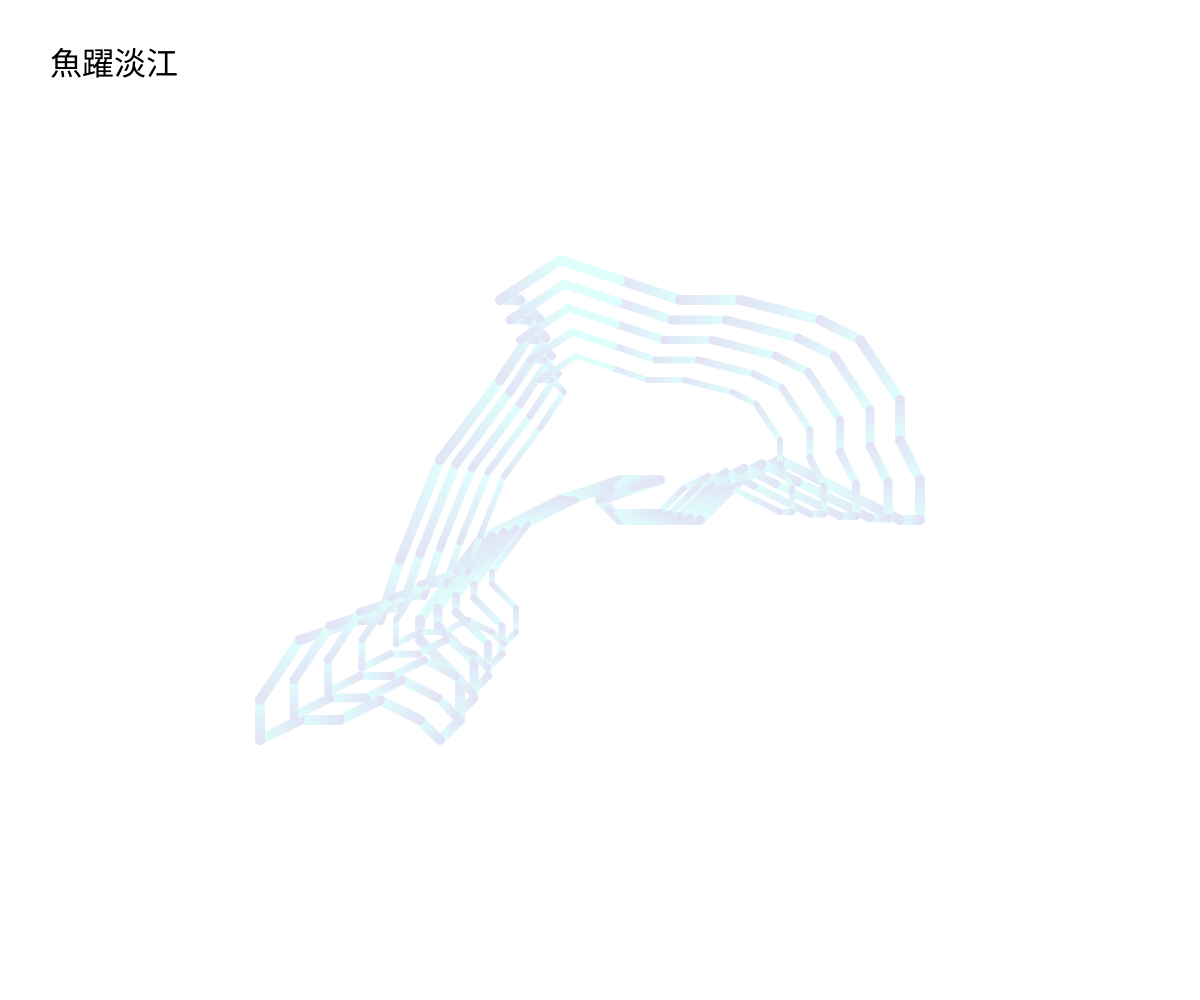
Frame 1 (no input)
Frame 60 (no input): identical to frame 1, image omitted
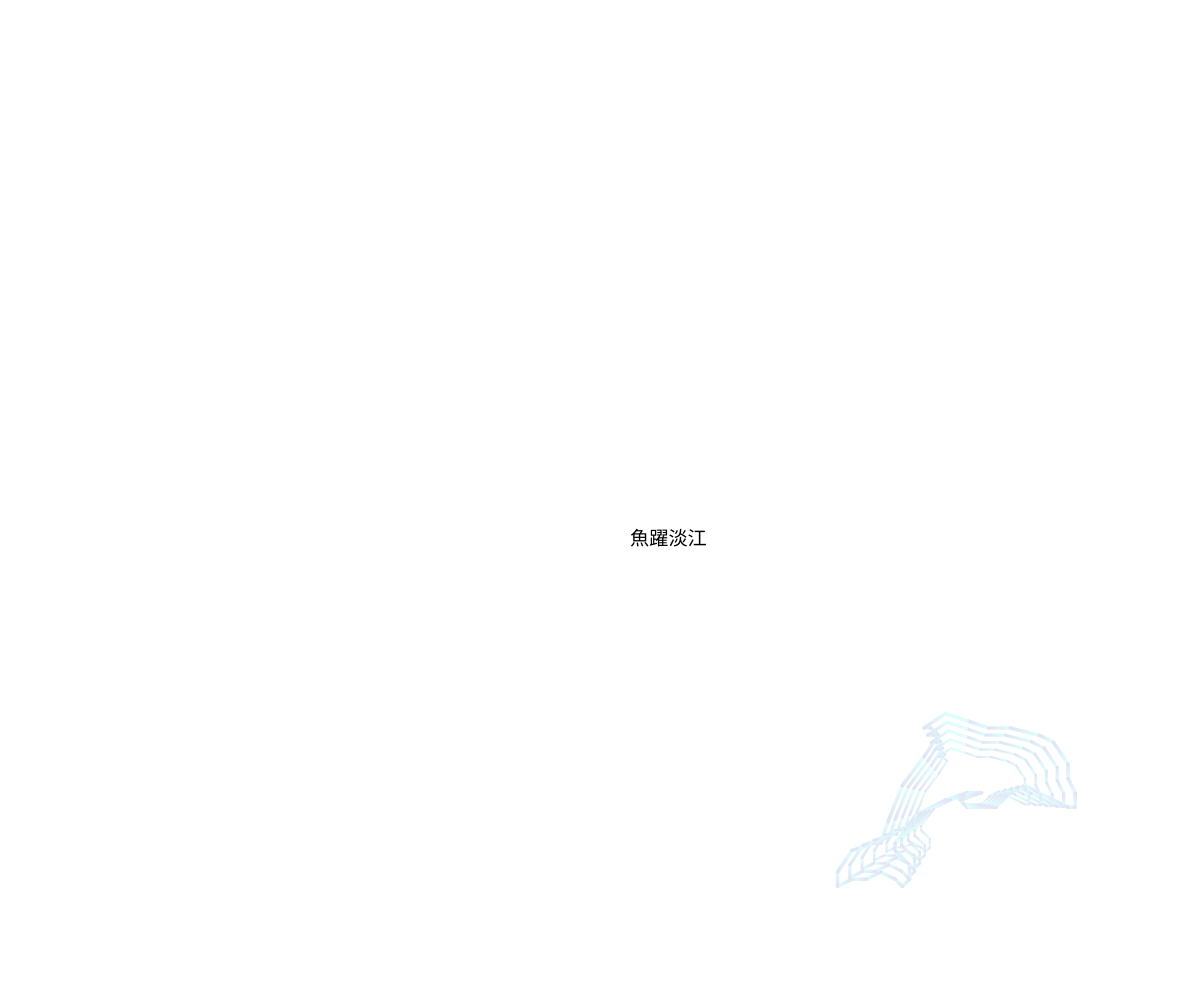
Frame 120 (the mouse pressed at the canvas centre since frame 60)

The p5.js sketch that drew these frames (run headless with seeded random() and noise() and a simulated clock; from frame 60 on, the mouse is pressed at the canvas centre):

// p5.js sketch
// ── sketch.js
let points =[[1, 11], [4, 10], [7, 10],[11,9],[13,8],[15,5],[15,3],[16,1],[16,-1],[15,-1],[11,1],[9,2],[7,1],[5,-1],[1,-1],[0,0],[3,1],[1,1],[-2,0],[-6,-2],[-9,-6],[-9,-7],[-7,-9],[-7,-11],[-8,-12],[-9,-11],[-11,-10],[-13,-11],[-15,-11],[-17,-12],[-17,-10],[-15,-7],[-12,-6],[-11,-6],[-10,-3],[-8,2],[-5,6],[-3,9],[-4,10],[-5,10],[-2,12]]; 

function setup() { 
  createCanvas(windowWidth, windowHeight);  
  for (let x = 0; x < points.length; x++) {
    for (let y = 0; y < points[x].length; y++) {
      points[x][y] = points[x][y] * 20;  
    }
  }
  ctx = canvas.getContext('2d');  
  ctx.lineWidth = 10;
  ctx.lineCap = 'round'
}


function draw() {  
  background(255); 
  let mX = mouseX;
  let mY = mouseY;
  let scaleAmt = map(mX, 0, width, 1, 0.2);
  translate(mX, mY);
  scale(scaleAmt);
  textSize(32);  
  textAlign(LEFT, TOP); 
  text("魚躍淡江", 50, 50); 
  translate(width/2, height/2);  
  for (let j = 0; j < 5; j++) {  
    push();  
    scale(1-(j*0.1));  
    scale(scaleAmt); 
    scale(1, -1);  
    for (let x = 0; x < points.length-1; x++) {
      gradientLine(ctx, points[x][0], points[x][1], points[x+1][0], points[x+1][1], '#e2e4f6', '#defffc')
    }
    line(points[points.length-1][0], points[points.length-1][1], points[0][0], points[0][1]);  
    pop();  
  }    
  
}

function gradientLine(ctx, x1, y1, x2, y2, c1, c2) {
  const gradient = ctx.createLinearGradient(x1, y1, x2, y2);
  gradient.addColorStop(0, c1);
  gradient.addColorStop(1, c2);
  ctx.strokeStyle = gradient;

  ctx.beginPath();
  ctx.moveTo(x1, y1);
  ctx.lineTo(x2, y2);
  ctx.stroke();
}
